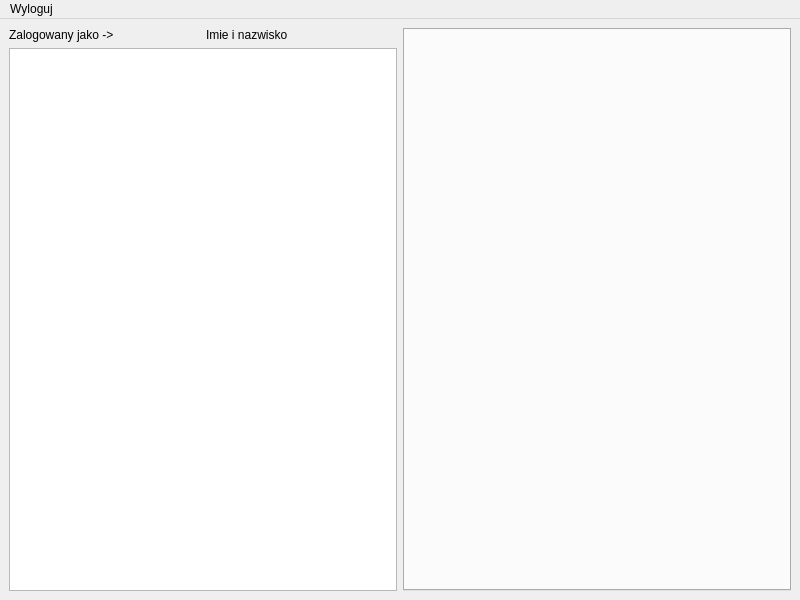
<?xml version="1.0" encoding="UTF-8"?>
<ui version="4.0">
 <class>okno_chat</class>
 <widget class="QMainWindow" name="okno_chat">
  <property name="geometry">
   <rect>
    <x>0</x>
    <y>0</y>
    <width>800</width>
    <height>600</height>
   </rect>
  </property>
  <property name="windowTitle">
   <string>MainWindow</string>
  </property>
  <widget class="QWidget" name="centralwidget">
   <layout class="QHBoxLayout" name="horizontalLayout_3">
    <item>
     <layout class="QHBoxLayout" name="horizontalLayout_2">
      <property name="spacing">
       <number>6</number>
      </property>
      <property name="leftMargin">
       <number>0</number>
      </property>
      <item>
       <layout class="QVBoxLayout" name="verticalLayout">
        <item>
         <layout class="QHBoxLayout" name="horizontalLayout">
          <item>
           <widget class="QLabel" name="label">
            <property name="text">
             <string>Zalogowany jako -&gt;</string>
            </property>
           </widget>
          </item>
          <item>
           <widget class="QLabel" name="nazwa_konta_lable">
            <property name="text">
             <string>Imie i nazwisko</string>
            </property>
           </widget>
          </item>
         </layout>
        </item>
        <item>
         <widget class="QListWidget" name="konwersacje_lista"/>
        </item>
       </layout>
      </item>
     </layout>
    </item>
    <item>
     <widget class="QTabWidget" name="tabWidget">
      <property name="currentIndex">
       <number>-1</number>
      </property>
     </widget>
    </item>
   </layout>
  </widget>
  <widget class="QMenuBar" name="menubar">
   <property name="geometry">
    <rect>
     <x>0</x>
     <y>0</y>
     <width>800</width>
     <height>21</height>
    </rect>
   </property>
   <widget class="QMenu" name="menuWyloguj">
    <property name="title">
     <string>Wyloguj</string>
    </property>
   </widget>
   <addaction name="menuWyloguj"/>
  </widget>
 </widget>
 <resources/>
 <connections/>
</ui>
